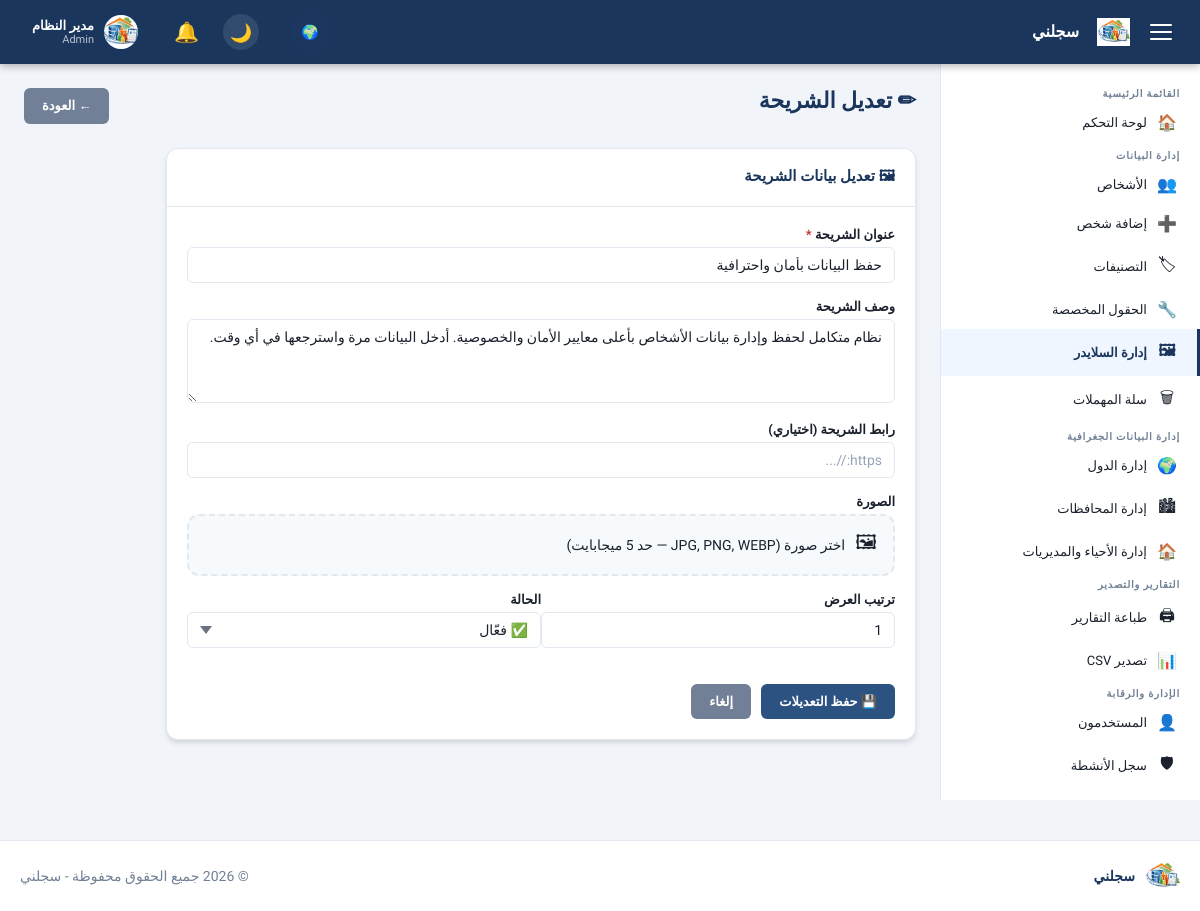
Page /admin/slider_edit.php?id=1 (signed in) on the committed database.
### tables this page shows
CREATE TABLE `settings` (
  `id` int UNSIGNED NOT NULL,
  `setting_key` varchar(100) NOT NULL,
  `setting_value` text,
  `updated_at` datetime NOT NULL DEFAULT CURRENT_TIMESTAMP ON UPDATE CURRENT_TIMESTAMP
);

CREATE TABLE `users` (
  `id` int UNSIGNED NOT NULL,
  `username` varchar(100) NOT NULL,
  `password` varchar(255) NOT NULL,
  `full_name` varchar(200) NOT NULL DEFAULT '',
  `email` varchar(200) NOT NULL DEFAULT '',
  `avatar` varchar(255) DEFAULT NULL,
  `role` enum('admin','manager','viewer') NOT NULL DEFAULT 'viewer',
  `is_active` tinyint(1) NOT NULL DEFAULT '1',
  `last_login` datetime DEFAULT NULL,
  `created_at` datetime NOT NULL DEFAULT CURRENT_TIMESTAMP
);

CREATE TABLE `sliders` (
  `id` int UNSIGNED NOT NULL,
  `title` varchar(255) NOT NULL,
  `description` text,
  `image` varchar(500) DEFAULT NULL,
  `link_url` varchar(500) DEFAULT NULL,
  `sort_order` smallint NOT NULL DEFAULT '0',
  `status` enum('active','inactive') NOT NULL DEFAULT 'active',
  `created_at` datetime NOT NULL DEFAULT CURRENT_TIMESTAMP,
  `updated_at` datetime NOT NULL DEFAULT CURRENT_TIMESTAMP ON UPDATE CURRENT_TIMESTAMP
);

### config/db.php (called while the page is built, shortened)
<?php
function getDB(): PDO {
    static $pdo = null;
    if ($pdo === null) {
        $dsn = sprintf(
            'mysql:host=%s;port=%s;dbname=%s;charset=%s',
            DB_HOST, DB_PORT, DB_NAME, DB_CHARSET
        );
        $options = [
            PDO::ATTR_ERRMODE            => PDO::ERRMODE_EXCEPTION,
            PDO::ATTR_DEFAULT_FETCH_MODE => PDO::FETCH_ASSOC,
            PDO::ATTR_EMULATE_PREPARES   => false,
            PDO::MYSQL_ATTR_INIT_COMMAND => "SET NAMES utf8mb4 COLLATE utf8mb4_unicode_ci",
        ];
        try {
            $pdo = new PDO($dsn, DB_USER, DB_PASS, $options);
        } catch (PDOException $e) {
            if (DEV_MODE) {
                die('<div style="direction:rtl;font-family:Arial;padding:20px;background:#f8d7da;color:#721c24;border:1px solid #f5c6cb;border-radius:4px;">
                    <strong>خطأ في الاتصال بقاعدة البيانات:</strong><br>' .
                    htmlspecialchars($e->getMessage()) . '</div>');
            } else {
                die('<div style="direction:rtl;font-family:Arial;padding:20px;text-align:center;">
                    عذراً، حدث خطأ في النظام. يرجى المحاولة لاحقاً.</div>');
            }
        }
    }
    return $pdo;
}

### includes/functions.php (called while the page is built, shortened)
<?php
require_once __DIR__ . '/../config/db.php';
function clean(string $input): string {
    return htmlspecialchars(trim($input), ENT_QUOTES | ENT_HTML5, 'UTF-8');
}
function get(string $key, string $default = ''): string {
    return isset($_GET[$key]) ? trim($_GET[$key]) : $default;
}
function dbQueryOne(string $sql, array $params = []): ?array {
    $stmt = getDB()->prepare($sql);
    $stmt->execute($params);
    $row = $stmt->fetch();
    return $row ?: null;
}
function getSetting(string $key, string $default = ''): string {
    $row = dbQueryOne("SELECT setting_value FROM settings WHERE setting_key = ?", [$key]);
    return $row ? ($row['setting_value'] ?? $default) : $default;
}

### includes/auth.php (called while the page is built, shortened)
<?php
require_once __DIR__ . '/../config/db.php';
function isLoggedIn(): bool {
    return isset($_SESSION['user_id']) && !empty($_SESSION['user_id']);
}
function currentUser(): ?array {
    static $user = null;
    if ($user === null) {
        $stmt = getDB()->prepare("SELECT * FROM users WHERE id = ? AND is_active = 1");
        $stmt->execute([$_SESSION['user_id']]);
        $user = $stmt->fetch() ?: null;
    }
    return $user;
}
function hasRole(string ...$roles): bool {
    $user = currentUser();
    return in_array($user['role'], $roles);
}
function isAdmin(): bool {
    return hasRole('admin');
}
function requireLogin(): void {
    $user = currentUser();
}

### admin/slider_edit.php (the view, shortened to what this page needs)
<?php
require_once __DIR__ . '/../includes/header.php';
$id = (int)get('id');
$slide  = dbQueryOne("SELECT * FROM sliders WHERE id=?", [$id]);
?>
<div class="page-header">
    <h1 class="page-title">✏ تعديل الشريحة</h1>
    <a href="sliders.php" class="btn btn-secondary">← العودة</a>
</div>
<div class="card" style="max-width:750px">
    <div class="card-header"><h3 class="card-title">🖼 تعديل بيانات الشريحة</h3></div>
    <div class="card-body">
        <form method="POST" enctype="multipart/form-data">
            <div class="form-group">
                <label class="form-label required">عنوان الشريحة</label>
                <input type="text" name="title" class="form-control" required maxlength="255"
                       value="<?= clean($slide['title']) ?>">
            </div>
            <div class="form-group">
                <label class="form-label">وصف الشريحة</label>
                <textarea name="description" class="form-control" rows="4"><?= clean($slide['description'] ?? '') ?></textarea>
            </div>
            <div class="form-group">
                <label class="form-label">رابط الشريحة (اختياري)</label>
                <input type="url" name="link_url" class="form-control"
                       value="<?= clean($slide['link_url'] ?? '') ?>"
                       placeholder="https://...">
            </div>
            <div class="form-group">
                <label class="form-label">الصورة</label>
                <div class="file-upload-wrapper">
                    <label for="editImgInput" class="file-upload-label">
                        <span class="file-upload-icon">🖼</span>
                        <span id="editFileName">اختر صورة (JPG, PNG, WEBP — حد 5 ميجابايت)</span>
                    </label>
                </div>
            </div>
            <div class="form-grid form-grid--2">
                <div class="form-group">
                    <label class="form-label">ترتيب العرض</label>
                    <input type="number" name="sort_order" class="form-control" min="0" max="999"
                           value="<?= (int)$slide['sort_order'] ?>">
                </div>
                <div class="form-group">
                    <label class="form-label">الحالة</label>
                    <select name="status" class="form-control">
                        <option value="active"   <?= $slide['status']==='active'  ?'selected':'' ?>>✅ فعّال</option>
                    </select>
                </div>
            </div>
            <div class="form-actions">
                <button type="submit" class="btn btn-primary">💾 حفظ التعديلات</button>
                <a href="sliders.php" class="btn btn-secondary">إلغاء</a>
            </div>
        </form>
    </div>
</div>
<?php require_once __DIR__ . '/../includes/footer.php'; ?>

### includes/header.php (shortened to what this page needs)
<?php
require_once __DIR__ . '/../config/db.php';
require_once __DIR__ . '/functions.php';
require_once __DIR__ . '/auth.php';
requireLogin();
$user = currentUser();
?>
<!DOCTYPE html>
<html lang="ar" dir="rtl">
<head>
    <link rel="stylesheet" href="<?= APP_URL ?>/assets/css/style.css">
</head>
<body class="admin-body">
<nav class="topbar">
    <div class="topbar-inner">
        <div class="topbar-brand">
            <button class="sidebar-toggle" id="sidebarToggle" aria-label="قائمة">
                <span></span><span></span><span></span>
            </button>
            <a href="<?= APP_URL ?>/admin/dashboard.php" class="brand-link">
                <?php
                $logoUrl = getSetting('logo_path');
                if ($logoUrl && file_exists(UPLOAD_PATH . '/' . $logoUrl)): ?>
                    <img src="<?= UPLOAD_URL ?>/<?= clean($logoUrl) ?>" alt="Logo" style="max-height: 28px; margin-left: 8px;">
                <?php else: ?>
                    <span class="brand-icon">📋</span>
                <?php endif; ?>
                <span class="brand-text"><?= clean(getSetting('site_name', APP_NAME)) ?></span>
            </a>
        </div>
        <div class="topbar-actions">
            <a href="<?= APP_URL ?>/index.php" class="view-site-link" title="عرض الموقع" style="margin-left: 15px;">🌍</a>
            <button id="darkToggle" class="dark-toggle" title="تبديل الوضع الليلي">🌙</button>
            <div class="notif-menu" id="notifMenuToggle">
                <div class="notif-icon-wrap">
                    <span class="notif-icon">🔔</span>
                </div>
            </div>
            <div class="user-menu" id="userMenuToggle">
                <?php if (!empty($user['avatar']) && file_exists(UPLOAD_PATH . '/avatars/' . $user['avatar'])): ?>
                    <img src="<?= UPLOAD_URL ?>/avatars/<?= clean($user['avatar']) ?>" alt="Avatar" class="user-avatar" style="object-fit: cover;">
                <?php else: ?>
                    <div class="user-avatar"><?= mb_substr($user['full_name'] ?? 'م', 0, 1) ?></div>
                <?php endif; ?>
                <div class="user-info">
                    <span class="user-name"><?= clean($user['full_name'] ?? '') ?></span>
                    <span class="user-role"><?= clean($user['role'] ?? '') ?></span>
                </div>
            </div>
        </div>
    </div>
</nav>
<aside class="sidebar" id="sidebar">
    <nav class="sidebar-nav">
        <div class="nav-section-title">القائمة الرئيسية</div>
        <a href="<?= APP_URL ?>/admin/dashboard.php" class="nav-item <?= (basename($_SERVER['PHP_SELF']) === 'dashboard.php') ? 'active' : '' ?>">
            <span class="nav-icon">🏠</span>
            <span class="nav-label">لوحة التحكم</span>
        </a>
        <div class="nav-section-title">إدارة البيانات</div>
        <a href="<?= APP_URL ?>/admin/persons.php" class="nav-item <?= in_array(basename($_SERVER['PHP_SELF']), ['persons.php','person_add.php','person_edit.php']) ? 'active' : '' ?>">
            <span class="nav-icon">👥</span>
            <span class="nav-label">الأشخاص</span>
        </a>
        <a href="<?= APP_URL ?>/admin/person_add.php" class="nav-item <?= (basename($_SERVER['PHP_SELF']) === 'person_add.php') ? 'active' : '' ?>">
            <span class="nav-icon">➕</span>
            <span class="nav-label">إضافة شخص</span>
        </a>
        <a href="<?= APP_URL ?>/admin/categories.php" class="nav-item <?= (basename($_SERVER['PHP_SELF']) === 'categories.php') ? 'active' : '' ?>">
            <span class="nav-icon">🏷</span>
            <span class="nav-label">التصنيفات</span>
        </a>
        <a href="<?= APP_URL ?>/admin/custom_fields.php" class="nav-item <?= (basename($_SERVER['PHP_SELF']) === 'custom_fields.php') ? 'active' : '' ?>">
            <span class="nav-icon">🔧</span>
            <span class="nav-label">الحقول المخصصة</span>
        </a>
        <a href="<?= APP_URL ?>/admin/sliders.php" class="nav-item <?= in_array(basename($_SERVER['PHP_SELF']), ['sliders.php','slider_add.php','slider_edit.php']) ? 'active' : '' ?>">
            <span class="nav-icon">🖼</span>
            <span class="nav-label">إدارة السلايدر</span>
        </a>
        <a href="<?= APP_URL ?>/admin/trash.php" class="nav-item <?= (basename($_SERVER['PHP_SELF']) === 'trash.php') ? 'active' : '' ?>">
            <span class="nav-icon">🗑</span>
            <span class="nav-label">سلة المهملات</span>
        </a>
        <div class="nav-section-title">إدارة البيانات الجغرافية</div>
        <a href="<?= APP_URL ?>/admin/countries.php" class="nav-item <?= (basename($_SERVER['PHP_SELF']) === 'countries.php') ? 'active' : '' ?>">
            <span class="nav-icon">🌍</span>
            <span class="nav-label">إدارة الدول</span>
        </a>
        <a href="<?= APP_URL ?>/admin/governorates.php" class="nav-item <?= (basename($_SERVER['PHP_SELF']) === 'governorates.php') ? 'active' : '' ?>">
            <span class="nav-icon">🏙</span>
            <span class="nav-label">إدارة المحافظات</span>
        </a>
        <a href="<?= APP_URL ?>/admin/districts.php" class="nav-item <?= (basename($_SERVER['PHP_SELF']) === 'districts.php') ? 'active' : '' ?>">
            <span class="nav-icon">🏠</span>
            <span class="nav-label">إدارة الأحياء والمديريات</span>
        </a>
        <div class="nav-section-title">التقارير والتصدير</div>
        <a href="<?= APP_URL ?>/admin/print_report.php" class="nav-item <?= (basename($_SERVER['PHP_SELF']) === 'print_report.php') ? 'active' : '' ?>">
            <span class="nav-icon">🖨</span>
            <span class="nav-label">طباعة التقارير</span>
        </a>
        <a href="<?= APP_URL ?>/admin/export_csv.php" class="nav-item <?= (basename($_SERVER['PHP_SELF']) === 'export_csv.php') ? 'active' : '' ?>">
            <span class="nav-icon">📊</span>
            <span class="nav-label">تصدير CSV</span>
        </a>
        <?php if (isAdmin()): ?>
        <div class="nav-section-title">الإدارة والرقابة</div>
        <a href="<?= APP_URL ?>/admin/users.php" class="nav-item <?= (basename($_SERVER['PHP_SELF']) === 'users.php') ? 'active' : '' ?>">
            <span class="nav-icon">👤</span>
            <span class="nav-label">المستخدمون</span>
        </a>
        <a href="<?= APP_URL ?>/admin/audit_log.php" class="nav-item <?= (basename($_SERVER['PHP_SELF']) === 'audit_log.php') ? 'active' : '' ?>">
            <span class="nav-icon">🛡</span>
            <span class="nav-label">سجل الأنشطة</span>
        </a>
        <a href="<?= APP_URL ?>/admin/settings.php" class="nav-item <?= (basename($_SERVER['PHP_SELF']) === 'settings.php') ? 'active' : '' ?>">
            <span class="nav-icon">⚙</span>
        </a>
        <?php endif; ?>
    </nav>
</aside>
<main class="main-content" id="mainContent">
    <div class="content-wrapper">

### includes/footer.php (shortened to what this page needs)
    </div>
</main>
<footer class="admin-footer">
    <div class="footer-inner">
        <div class="footer-logo">
            <?php
            $logoUrl = getSetting('logo_path');
            if ($logoUrl && file_exists(UPLOAD_PATH . '/' . $logoUrl)): ?>
                <img src="<?= UPLOAD_URL ?>/<?= clean($logoUrl) ?>" alt="Logo">
            <?php else: ?>
                <span class="footer-icon">📋</span>
            <?php endif; ?>
            <span class="footer-text"><?= clean(getSetting('site_name', APP_NAME)) ?></span>
        </div>
        <div class="footer-copyright">
            &copy; <?= date('Y') ?> جميع الحقوق محفوظة - <?= clean(getSetting('site_name', APP_NAME)) ?>
        </div>
    </div>
</footer>
</body>
</html>

### rows in the picture
settings: setting_value (picture)
settings: setting_value "سجلني"
users: avatar (picture), full_name "مدير النظام", role "Admin"
sliders: title "حفظ البيانات بأمان واحترافية", description "نظام متكامل لحفظ وإدارة بيانات الأشخاص بأعلى معايير الأمان والخصوصية. أدخل البيانات مرة واسترجعها في أي وقت.", sort_order "1", status "✅ فعّال"
